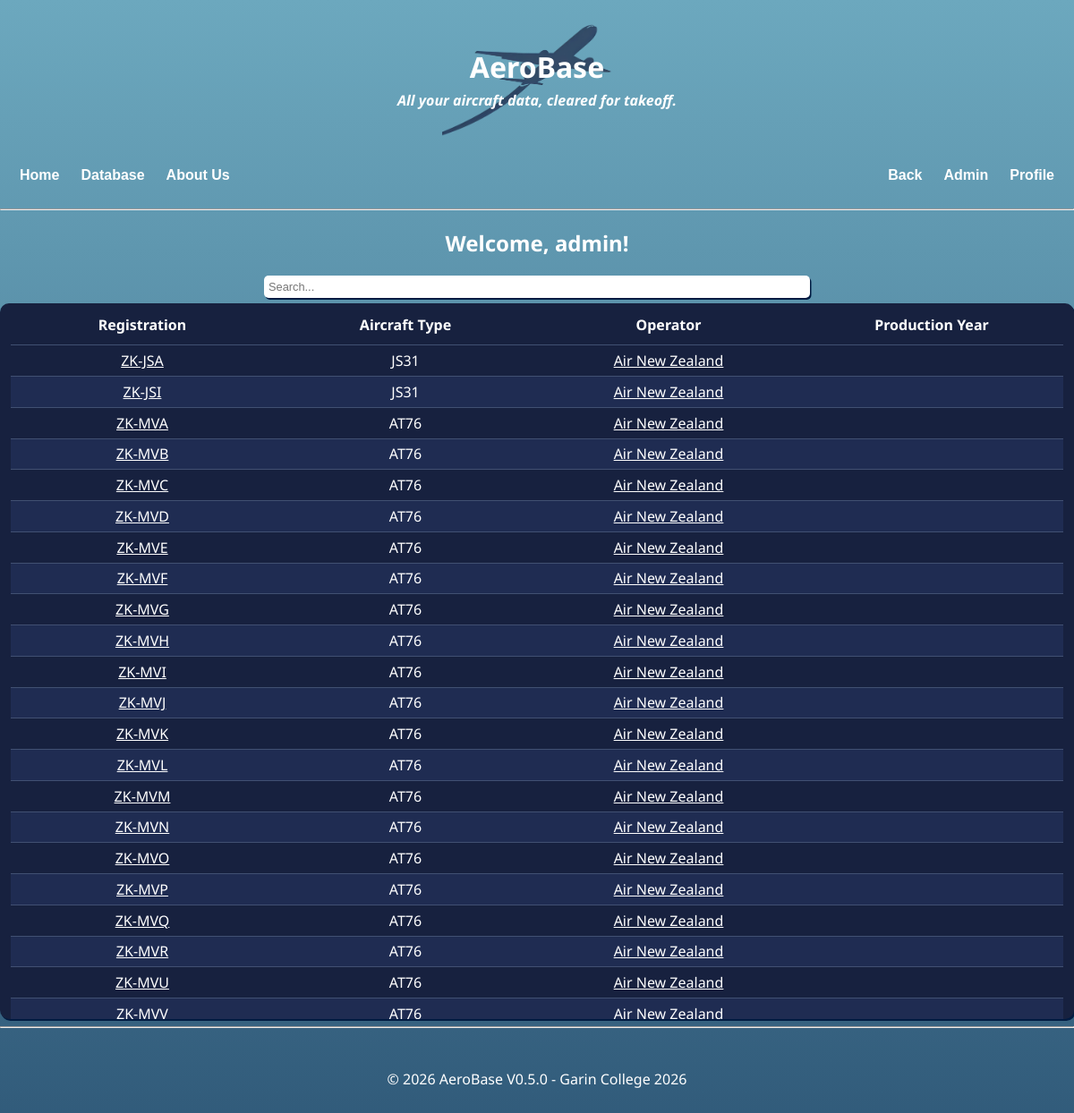
The page /database/aircraft (signed in) on the database as committed earlier.
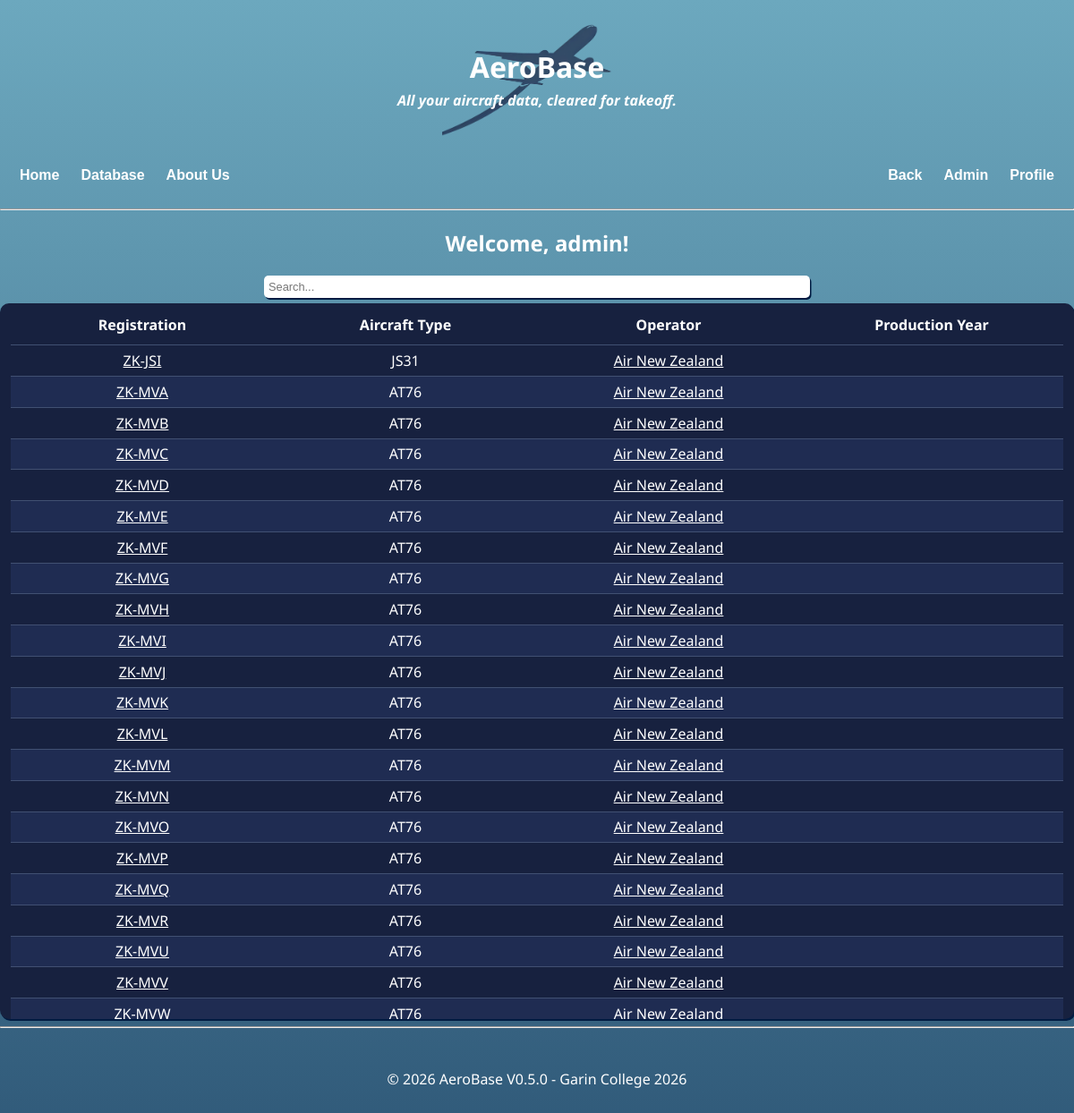
The same page on the database as committed later.
### app.py (models this page shows)
class User(db.Model):
    id = db.Column(db.Integer, primary_key = True)
    username = db.Column(db.String(20), unique = True, nullable = False)
    password = db.Column(db.String(100), nullable = False)
    email = db.Column(db.String(254), nullable = False, unique = True)
    admin = db.Column(db.Boolean, default = False)
    aircrafts = db.relationship(
        "Aircraft",
        back_populates = "user"
    )
    operators = db.relationship(
        "Operator",
        back_populates = "user"
    )

class Aircraft(db.Model):
    id = db.Column(db.Integer, primary_key = True)
    registration = db.Column(db.String(10), nullable = False)
    year_produced = db.Column(db.Integer, nullable = True)
    operator_id = db.Column(db.String(3), db.ForeignKey("operator.icao"), nullable=False)
    registration_prefix = db.Column(db.String(5), db.ForeignKey("registration_prefix.prefix"), nullable=False)
    manufacturer_id = db.Column(db.Integer, db.ForeignKey("manufacturer.manufacturer_id"), nullable=False)
    user_id = db.Column(db.Integer, db.ForeignKey("user.id"), nullable = True)
    date_time = db.Column(db.DateTime, server_default=db.func.now(), onupdate=db.func.now(), nullable=False)
    __table_args__ = ( # Checks that the combination of the prefix and registration are unique, so something like ZK-ABC can exist, but so can VH-ABC and not a second ZK-ABC.
        db.UniqueConstraint(
            "registration_prefix",
            "registration",
            name = "unique_registration"
        ),
    )
    operator = db.relationship(
        "Operator",
        back_populates = "aircrafts"
    )
    prefix = db.relationship(
        "RegistrationPrefix",
        back_populates = "aircrafts"
    )
    manufacturer = db.relationship(
        "Manufacturer",
        back_populates = "aircrafts"
    )
    user = db.relationship(
        "User",
        back_populates = "aircrafts"
    )

class Manufacturer(db.Model):
    manufacturer_id = db.Column(db.Integer, primary_key = True)
    type_icao = db.Column(db.String(4), nullable = False)
    manufacturer_name = db.Column(db.String(50), nullable = False)
    model_name = db.Column(db.String(50), nullable = False)
    wake_cat = db.Column(db.String(1), nullable = False)
    aircrafts = db.relationship(
        "Aircraft",
        back_populates = "manufacturer"
    )

class Operator(db.Model):
    icao = db.Column(db.String(3), primary_key = True)
    hub_icao = db.Column(db.String(4), nullable = False)
    year_founded = db.Column(db.Integer, nullable = False)
    operator_name = db.Column(db.String(25), nullable = False)
    user_id = db.Column(db.Integer, db.ForeignKey("user.id"), nullable = True)
    date_time = db.Column(db.DateTime, server_default=db.func.now(), onupdate=db.func.now(), nullable=False)
    callsign = db.Column(db.String(50), nullable=False)
    aircrafts = db.relationship(
        "Aircraft",
        back_populates = "operator"
    )
    user = db.relationship(
        "User",
        back_populates = "operators"
    )

### app.py (the view, shortened to what this page needs)
    @app.route("/database/aircraft")
    def dbaircraft():
        q = request.args.get("q", '').strip() # checks the htmx search query
        offset=request.args.get("offset", 0, type=int)
        limit=50 # limit of aircraft initially displayed at a time
        query=Aircraft.query
        total = query.count() # total count in the search
        aircraft=query.order_by(
            Aircraft.operator_id,
            (Aircraft.registration_prefix + "-" + Aircraft.registration),
            Aircraft.registration
        ).limit(offset+limit).all() # collects search results
        if "user" in session:
            return render_template(
                "aircraft.html",
                page_title = "Database (Aircraft)",
                user=session["user"],
                aircrafts=aircraft,
                total=total,
                offset=offset # offset is used if the user loads extra aircraft ('load 50 more')
            )
        else:
            return redirect(url_for("login"))

### app.py (called while the page is built)
@app.context_processor
def inject_user():
   if "user" in session: # checks if user is an admin (assuming they're logged in) to use in nav bar
       user=User.query.filter_by(username=session["user"]).first()
       is_admin = user is not None and user.admin is True
   else:
       is_admin = False
   return{
       "logged_in": "user" in session, # sends logged in to 'nav'
       "is_admin":  is_admin, # sends admin to 'nav'
       "version": "V0.5.0" # current version
   }

### templates/aircraft.html
{% extends "layout.html" %}
{% block content %}
<h2 style="color: #ffffff;">Welcome, {{user}}!</h2>
<input style="width:50%;" type="text" class="input" placeholder="Search..." name="q" value="{{q}}" hx-get="/database/aircraft" hx-trigger="keyup changed delay:500ms" hx-target="#table-wrapper" hx-swap="innerHTML">
<div class="table-outer">
    <div class="table-container" id="table-wrapper">
        {%include "aircraft-table.html" %}
    </div>
</div>
{% endblock %}

### templates/layout.html (shortened to what this page needs)
<!doctype html>
<html lang="en">
<head>
<link rel="stylesheet" href="{{ url_for('static', filename='style.css') }}">
</head>
<body>
{% include "header.html" %}
{% include "nav.html" %}
  <hr>
  {% block content %}{% endblock %}
  <hr>
  {% include "footer.html" %}
</body>
</html>

### templates/header.html
<header>
  <a href="/" style="color:white; text-decoration:none;">
    <h1 style="margin-bottom: 5px;">AeroBase</h1>
    <h4 style="margin-top: 5px"><i>All your aircraft data, cleared for takeoff.</i></h4>
  </a>
</header>

### templates/nav.html
<nav>
  <button style="margin-inline:2px" type="button" onclick="window.location.href='/'">Home</button>
  <button style="margin-inline:2px" type="button" onclick="window.location.href='/dashboard'">Database</button>
  <button style="margin-inline:2px" type="button" onclick="window.location.href='/about-us'">About Us</button>
  <div class="nav-right">
  <button type="button" onclick="history.back()" style="margin-inline:2px;">Back</button>
  {% if is_admin %}
  <button type="button" style="margin-inline:2px;" style="margin-left:auto;" type="button" onclick="window.location.href='/admin'">Admin</button>
    {% endif %}
    {% if logged_in %}
      <button style="margin-inline:2px;" type="button" onclick="window.location.href='/profile'">Profile</button>
    {% else %}
      <button type="button" onclick="window.location.href='/login'">Login</button>
    {% endif %}
  </div>
</nav>

### templates/aircraft-table.html (shortened to what this page needs)
<table>
    <thead>
        <tr>
            <th>Registration</th>
            <th>Aircraft Type</th>
            <th>Operator</th>
            <th>Production Year</th>
        </tr>
    </thead>
    <tbody id="results">
        {% for aircraft in aircrafts %}
        {% if aircraft.registration_prefix != "N" and aircraft.registration_prefix != "JA" and aircraft.registration_prefix != "HL" and aircraft.registration_prefix != "VP-A" and aircraft.registration_prefix!= "VP-B" and aircraft.registration_prefix != "VQ-B" %}
        {% set registration = aircraft.registration_prefix + "-" + aircraft.registration %}
        {% else %}
        {% set registration = aircraft.registration_prefix + aircraft.registration %}
        {% endif %}
        <tr>
            <td><a href="/database/aircraft/{{ aircraft.id }}" style="color:#ffffff">{{registration}}</a></td>
            <td>{{aircraft.manufacturer.type_icao}}</td>
            <td><a href="/database/operators/{{aircraft.operator.icao}}" style="color:#ffffff">{{aircraft.operator.operator_name}}</a></td>
            <td>
            </td>
        </tr>
        {% endfor %}
    </tbody>
</table>

### templates/footer.html
<footer>
  <p style="color: #ffffff;">
    © 2026 AeroBase {{version}} - Garin College 2026
  </p>
</footer>

### static/style.css (style rules this page uses)
html { height:100%; }
body { font-family: 'Noto Sans', sans-serif; max-width: 1300px; margin: 20px auto; background-image: linear-gradient(to bottom, #6ca8be, #001b42); background-repeat: no-repeat; background-attachment: fixed; text-align:center; color:#ffffff; }
header { padding: 12px; border-radius: 8px; color:#ffffff; background-image: url('homepage.png'); background-position: center; background-size: contain; background-repeat: no-repeat; }
.table-outer { border-radius:10px; overflow:hidden; box-shadow:1.5px 2px 0px #001b42; background-color:#17213f }
.table-container { max-height:800px; overflow-y:auto; }
table { color:#ffffff; width:100%; border-spacing:0; border-radius:15px; padding:1%; }
nav { margin-top: 10px; padding: 10px; border-radius: 8px; display: flex; align-items: center; }
.nav-right { margin-left: auto; display: flex; align-items: center; }
footer { margin-top: 20px; padding: 10px; border-radius: 8px; }
input { padding: 5px; border-radius: 5px; border:0px; margin-bottom: 0.5%; size:100%; font-size:80%; box-shadow: 1.5px 2px 0px #001b42; }
thead { position:sticky; top:0; z-index:2; }
td { border-top:1px solid #415072; padding:0.5%; }
tr:nth-child(even) { background-color:#1f2c52; }
th { background-color:#17213f; padding-bottom:1%; font-size:100%; }
tr { display:table; width:100%; table-layout:fixed; }
button { background-color:transparent; border:none; color:#ffffff; padding:10px; text-align:center; cursor:pointer; border-radius:10px; font-size:100%; font-weight:bold; }

Rows that differ between the two databases and show on the page:
removed Aircraft: registration "ZK-JSA", manufacturer.type_icao "JS31", operator.operator_name "Air New Zealand"
now on this page (row unchanged): Aircraft: registration "ZK-MVW", manufacturer.type_icao "AT76", operator.operator_name "Air New Zealand"
